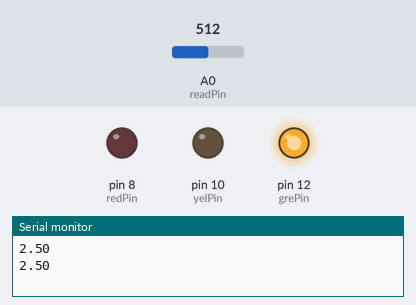
The sketch below on a simulated Arduino Uno, built with avr-gcc and run on an emulated ATmega328P. On the bench: output pins drawn as LEDs (lit = HIGH), the last lines printed to the serial monitor. The test bench sets the inputs (shaded band); at power-on: A0 (readPin) = 512.

Above: at 1.6 s.
1.7 s: A0 (readPin) set to 596
3.6 s: A0 (readPin) set to 631
At 4.3 s:
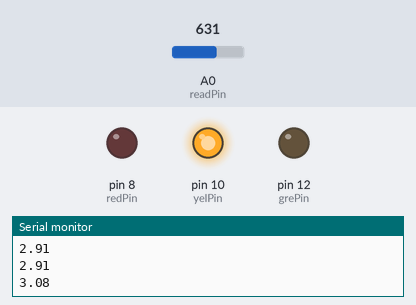
5.5 s: A0 (readPin) set to 803
7.0 s: A0 (readPin) set to 828
At 8.0 s:
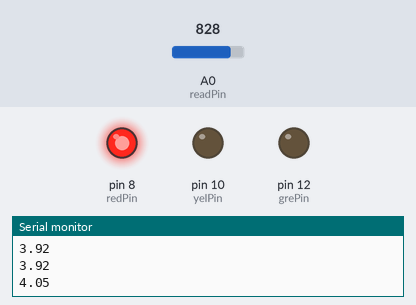
8.7 s: A0 (readPin) set to 716
At 9.3 s:
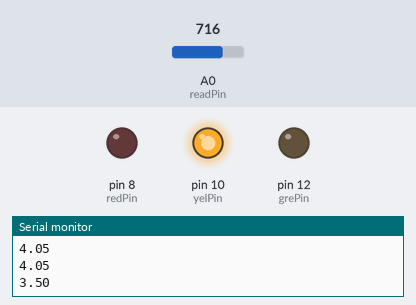
10.3 s: A0 (readPin) set to 900
At 11.7 s:
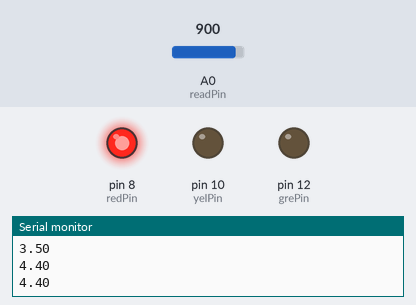
Timing chart, 0 to 12.9 s (numbered marks = the images above; inputs shaded):
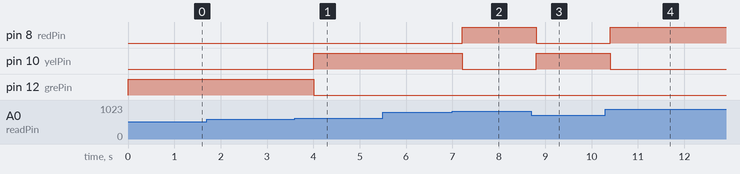

Measured:
- the behaviour switches between 613 and 614 on A0 (readPin) (found by bisection; images 0 and 1)
- the behaviour switches between 818 and 819 on A0 (readPin) (found by bisection; images 1 and 2)
- after the input at 3.6 s, pin 10 (yelPin): LOW → HIGH after 0.40 s; pin 12 (grePin): HIGH → LOW after 0.40 s
- after the input at 7.0 s, pin 8 (redPin): LOW → HIGH after 0.21 s; pin 10 (yelPin): HIGH → LOW after 0.21 s
- after the input at 8.7 s, pin 8 (redPin): HIGH → LOW after 0.11 s; pin 10 (yelPin): LOW → HIGH after 0.11 s
- after the input at 10.3 s, pin 8 (redPin): LOW → HIGH after 0.11 s; pin 10 (yelPin): HIGH → LOW after 0.11 s

The sketch:

conditional_led.ino
```cpp
int readPin = A0;
int redPin = 8;
int yelPin = 10;
int grePin = 12;
int readVal;
float v2 = 0;

void setup()
{
  Serial.begin(9600);
  pinMode(readPin, INPUT);
  pinMode(redPin, OUTPUT);
  pinMode(yelPin, OUTPUT);
  pinMode(grePin, OUTPUT);
}

void loop()
{
  readVal = analogRead(readPin);
  v2 = (5./1023.)*readVal;
  Serial.println(v2);

  //Red Led
  if(v2 <= 5 && v2 >= 4)
  {
    digitalWrite(redPin, HIGH);
  }
  else if (v2 < 4)
  {
    digitalWrite(redPin, LOW);
  }

  //Yellow Led
  if(v2 >= 3 && v2 < 4)
  {
    digitalWrite(yelPin, HIGH);
  }
  else if(v2 < 3 || v2 >= 4)
  {
    digitalWrite(yelPin, LOW);
  }

  //Green Led
  if(v2 < 3)
  {
    digitalWrite(grePin, HIGH);
  }
  else if(v2 >3)
  {
    digitalWrite(grePin, LOW);
  }


  delay(800);
}
```
